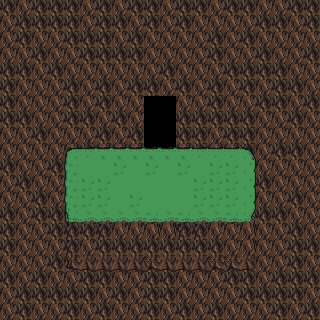

A 2D game scene composited from a Tiled map and its tileset images. What follows is a short description and the map's XML, with every tile layer's data as written:
An orthogonal 20x20 tile map with 16x16 px tiles, 2 tile layers (BG, Tile Layer 2).

<map version="1.9" tiledversion="1.9.2" orientation="orthogonal" renderorder="right-down" width="20" height="20" tilewidth="16" tileheight="16" infinite="0" nextlayerid="3" nextobjectid="1">
 <tileset firstgid="1" source="../Tileset/Hill.tsx" />
 <layer id="1" name="BG" width="20" height="20">
  <data encoding="csv">
15,14,15,15,15,14,15,14,15,15,14,15,15,14,15,15,14,14,15,15,
14,15,15,15,15,14,15,15,14,15,14,15,14,14,14,14,15,15,14,15,
14,15,14,14,15,15,15,14,15,14,14,14,14,15,14,15,14,14,14,14,
14,14,15,14,14,15,15,15,15,14,14,14,14,15,14,14,15,14,14,15,
15,15,14,15,14,14,14,14,14,14,15,14,14,14,15,15,15,15,14,14,
15,14,14,14,15,14,15,14,15,15,14,15,14,15,14,15,14,15,15,14,
15,14,14,14,15,14,15,14,14,0,0,14,14,15,14,14,15,15,14,15,
15,15,14,14,15,15,14,15,14,0,0,15,15,15,15,15,14,14,15,14,
14,14,15,14,14,14,15,14,15,0,0,15,15,14,15,15,14,14,14,14,
14,14,14,14,14,15,14,14,14,0,0,14,15,14,14,15,14,15,15,14,
15,14,14,15,14,15,15,15,14,14,15,14,15,14,14,15,14,14,14,14,
14,15,14,14,14,14,14,14,15,15,14,14,14,14,14,14,15,14,14,14,
14,14,15,14,15,15,14,14,14,14,14,15,14,14,14,14,14,14,15,14,
15,14,15,15,14,15,14,15,15,15,14,15,14,15,14,15,15,15,14,14,
15,14,14,15,15,15,15,15,15,14,14,14,15,14,15,15,14,14,15,14,
15,14,14,14,15,14,15,15,15,15,15,15,15,15,14,15,14,14,15,15,
14,14,14,15,14,15,14,14,14,15,15,15,14,15,14,15,14,14,15,14,
15,14,15,14,14,15,15,14,14,15,15,14,14,14,15,15,14,15,15,15,
14,15,15,15,15,15,14,15,14,15,15,14,14,14,14,15,15,15,15,14,
14,15,14,14,15,14,15,14,14,15,14,15,14,15,14,14,14,15,14,15
</data>
 </layer>
 <layer id="2" name="Tile Layer 2" width="20" height="20">
  <data encoding="csv">
0,0,0,0,0,0,0,0,0,0,0,0,0,0,0,0,0,0,0,0,
0,0,0,0,0,0,0,0,0,0,0,0,0,0,0,0,0,0,0,0,
0,0,0,0,0,0,0,0,0,0,0,0,0,0,0,0,0,0,0,0,
0,0,0,0,0,0,0,0,0,0,0,0,0,0,0,0,0,0,0,0,
0,0,0,0,0,0,0,0,0,0,0,0,0,0,0,0,0,0,0,0,
0,0,0,0,0,0,0,0,0,0,0,0,0,0,0,0,0,0,0,0,
0,0,0,0,0,0,0,0,0,0,0,0,0,0,0,0,0,0,0,0,
0,0,0,0,0,0,0,0,0,0,0,0,0,0,0,0,0,0,0,0,
0,0,0,0,0,0,0,0,0,0,0,0,0,0,0,0,0,0,0,0,
0,0,0,0,1,2,3,3,3,3,3,3,2,2,2,4,0,0,0,0,
0,0,0,0,5,6,6,7,6,7,6,7,6,7,7,8,0,0,0,0,
0,0,0,0,5,7,7,6,6,6,6,6,7,7,7,8,0,0,0,0,
0,0,0,0,5,7,7,6,7,6,6,6,7,7,7,8,0,0,0,0,
0,0,0,0,9,10,10,10,10,11,10,11,10,10,11,12,0,0,0,0,
0,0,0,0,13,15,13,14,14,16,16,13,13,14,14,16,0,0,0,0,
0,0,0,0,13,0,0,0,0,0,0,0,0,0,0,16,0,0,0,0,
0,0,0,0,17,18,18,18,18,19,18,18,18,19,19,20,0,0,0,0,
0,0,0,0,0,0,0,0,0,0,0,0,0,0,0,0,0,0,0,0,
0,0,0,0,0,0,0,0,0,0,0,0,0,0,0,0,0,0,0,0,
0,0,0,0,0,0,0,0,0,0,0,0,0,0,0,0,0,0,0,0
</data>
 </layer>
</map>
